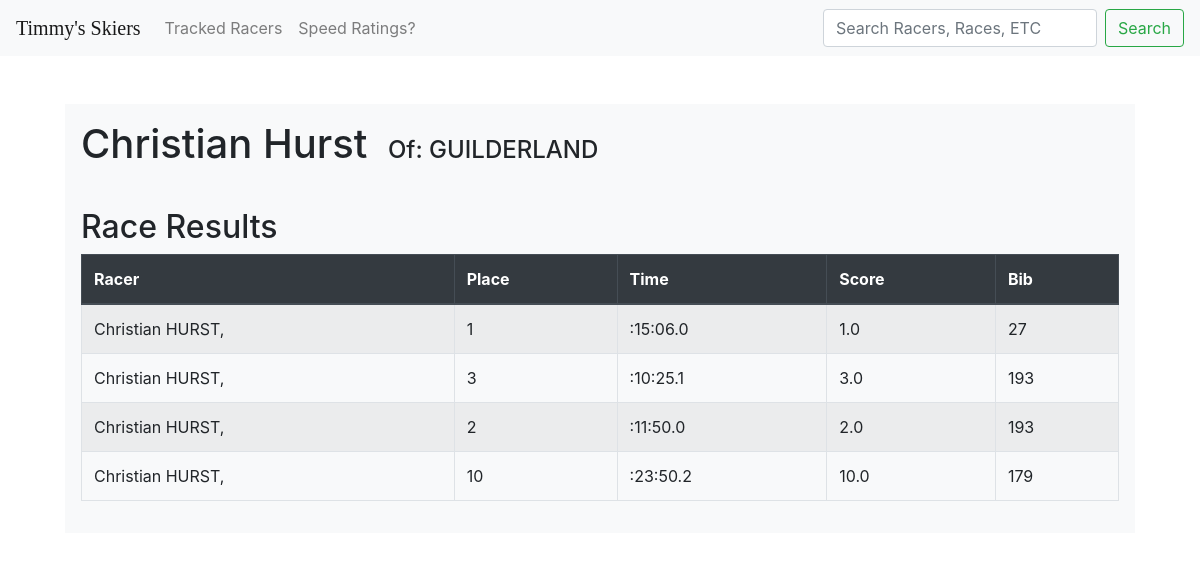
/racers/5313, run on the app's committed database.
### skiers/models.py (models this page shows)
class Racer(models.Model):
    firstname = models.CharField(max_length=100)
    lastname = models.CharField(max_length=100)
    team = models.CharField(max_length=50)

class Result(models.Model):
    racer = models.ForeignKey(Racer, on_delete=models.CASCADE)
    time = models.CharField(max_length=100)
    bib = models.IntegerField()
    place = models.IntegerField()
    score = models.FloatField()

### skiers/views.py (the view)
# urls.py: path("racers/<int:id>", views.racer, name="racers"),
def racer(request, id):
    racer = Racer.objects.get(id=id)
    results = Result.objects.filter(racer=racer)
    racer.team = " ".join(str(racer.team).split(" ")[1:])
    racer.lastname = racer.lastname.lower().capitalize()[:-1]
    return render(request, "skiers/racer.html", {"racer": racer, "results": results})

### skiers/templates/skiers/racer.html (shortened to what this page needs)
{% extends "skiers/layout.html" %}
{% block body %}
<br>
<div class="container mt-4 col-11">
    <div class="row justify-content-center">
        <div class="col-12">
            <div class="bg-light p-3">
                <h1 class="d-inline-block mr-3">{{racer.firstname}} {{racer.lastname}}</h1>
                <h4 class="d-inline-block">Of: {{racer.team}}</h4>
            </div>
        </div>
    </div>
    <div class="row justify-content-center">
        <div class="col-md-12 col-12">
            <div class="bg-light p-3">
                <h2>Race Results</h2>
                    <table class="table table-bordered table-striped">
                        <thead class="thead-dark">
                            <tr>
                                <th>Racer</th>
                                <th>Place</th>
                                <th>Time</th>
                                <th>Score</th>
                                <th>Bib</th>
                            </tr>
                        </thead>
                        <tbody>
                            {% for result in results %}
                                <tr>
                                    <td>{{ result.racer.firstname }} {{ result.racer.lastname }}</td>
                                    <td>{{ result.place }}</td>
                                    <td>{{ result.time }}</td>
                                    <td>{{ result.score }}</td>
                                    <td>{{ result.bib }}</td>
                                </tr>
                            {% endfor %}
                        </tbody>
                    </table>
            </div>
        </div>
    </div>
</div>
{% endblock %}

### data on the page
Racer: firstname "Christian", lastname "Hurst", team "GUILDERLAND"
Result: racer.firstname "Christian", racer.lastname "HURST,", place "1", time ":15:06.0", score "1.0", bib "27"
Result: racer.firstname "Christian", racer.lastname "HURST,", place "3", time ":10:25.1", score "3.0", bib "193"
Result: racer.firstname "Christian", racer.lastname "HURST,", place "2", time ":11:50.0", score "2.0", bib "193"
Result: racer.firstname "Christian", racer.lastname "HURST,", place "10", time ":23:50.2", score "10.0", bib "179"
